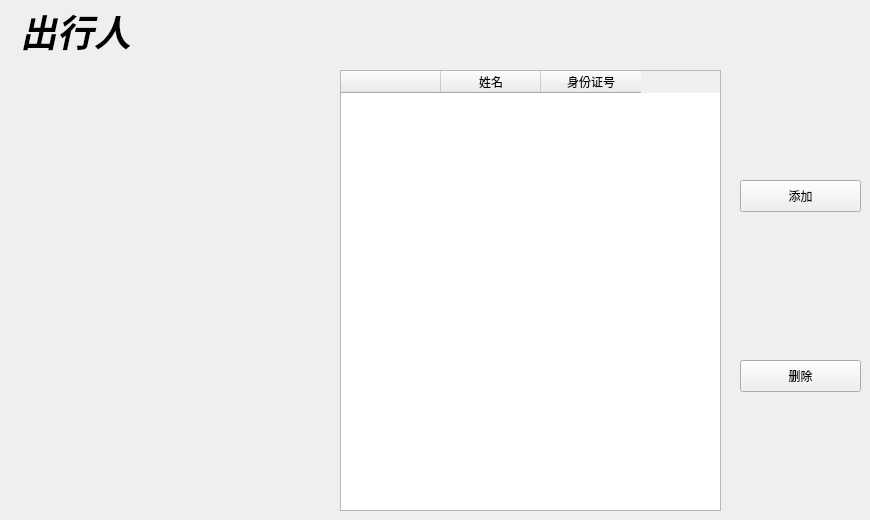
   <widget class="QWidget" name="passenger_page">
    <widget class="QLabel" name="passenger_label">
     <property name="geometry">
      <rect>
       <x>20</x>
       <y>10</y>
       <width>171</width>
       <height>41</height>
      </rect>
     </property>
     <property name="font">
      <font>
       <family>Adobe Arabic</family>
       <pointsize>28</pointsize>
       <weight>75</weight>
       <italic>true</italic>
       <bold>true</bold>
      </font>
     </property>
     <property name="text">
      <string>出行人</string>
     </property>
    </widget>
    <widget class="QTableWidget" name="passenger_tableWidget">
     <property name="geometry">
      <rect>
       <x>340</x>
       <y>70</y>
       <width>381</width>
       <height>441</height>
      </rect>
     </property>
     <property name="styleSheet">
      <string notr="true">QPalette{background:#D7DBE4;}QGroupBox#gboxDevicePanel&gt;QLabel{color:#E7ECF0;}

QWidget#frmMain,QWidget[Form=&quot;true&quot;]{
border:1px solid #738393;
border-radius:0px;
}

.QFrame{
border:1px solid #C2CCD8;
border-radius:5px;
}

QLabel,QLineEdit,QTextEdit,QPlainTextEdit,QSpinBox,QGroupBox,QComboBox,QDateEdit,QTimeEdit,QDateTimeEdit,QSpinBox,QTreeView,QListView,QTableView,QTabWidget::pane{
color:#3D3E42;
}

QWidget#widget_title{
background:qlineargradient(spread:pad,x1:0,y1:0,x2:0,y2:1,stop:0 #667481,stop:1 #566373);
}

QLabel#lab_Ico,QLabel#lab_Title{
border-radius:0px;
color:#E7ECF0;
background-color:rgba(0,0,0,0);
border-style:none;
}

QToolButton::menu-indicator{
image:None;
}

QToolButton,QWidget#widget_frm&gt;QLabel{
border-style:none;
padding:10px;
color:#E7ECF0;
background:qlineargradient(spread:pad,x1:0,y1:0,x2:0,y2:1,stop:0 #667481,stop:1 #566373);
}

QToolButton:hover,QWidget#widget_frm&gt;QLabel:hover{
background:qlineargradient(spread:pad,x1:0,y1:0,x2:0,y2:1,stop:0 #778899,stop:1 #708090);
}

QLabel[labVideo=&quot;true&quot;]{
color:#E7ECF0;
border:1px solid #738393;
background:qlineargradient(spread:pad,x1:0,y1:0,x2:0,y2:1,stop:0 #667481,stop:1 #566373);
}

QLabel[labVideo=&quot;true&quot;]:focus{
border:1px solid #FF0000;
background:qlineargradient(spread:pad,x1:0,y1:0,x2:0,y2:1,stop:0 #778899,stop:1 #708090);
}

QLineEdit,QTextEdit,QPlainTextEdit,QSpinBox{
border:1px solid #C2CCD8;
border-radius:5px;
padding:2px;
background:none;
selection-background-color:#667481;
selection-color:#E7ECF0;
}

QLineEdit[echoMode=&quot;2&quot;]{
lineedit-password-character:9679;
}

.QGroupBox{
border:1px solid #C2CCD8;
border-radius:5px;
}

.QPushButton{
border-style:none;
border:1px solid #C2CCD8;
color:#E7ECF0;
padding:5px;
min-height:20px;
border-radius:5px;
background:qlineargradient(spread:pad,x1:0,y1:0,x2:0,y2:1,stop:0 #667481,stop:1 #566373);
}

.QPushButton:hover{
background:qlineargradient(spread:pad,x1:0,y1:0,x2:0,y2:1,stop:0 #778899,stop:1 #708090);
}

.QPushButton:pressed{
background:qlineargradient(spread:pad,x1:0,y1:0,x2:0,y2:1,stop:0 #667481,stop:1 #566373);
}

.QPushButton:disabled{
color:#838383;
background:#F4F4F4;
}

QPushButton#btnSplitterH{
padding:2px;
min-height:8px;
}

QPushButton#btnMenu,QPushButton#btnMenu_Min,QPushButton#btnMenu_Max,QPushButton#btnMenu_Close,QPushButton#btnSplitterV,QPushButton#btnSplitterH{
border-radius:0px;
color:#E7ECF0;
background-color:rgba(0,0,0,0);
border-style:none;
}

QPushButton#btnMenu:hover,QPushButton#btnMenu_Min:hover,QPushButton#btnMenu_Max:hover,QPushButton#btnSplitterV:hover,QPushButton#btnSplitterH:hover{
background-color:qlineargradient(spread:pad,x1:0,y1:1,x2:0,y2:0,stop:0 rgba(25,134,199,0),stop:1 #778899);
}

QPushButton#btnMenu_Close:hover{
background-color:qlineargradient(spread:pad,x1:0,y1:1,x2:0,y2:0,stop:0 rgba(238,0,0,128),stop:1 rgba(238,44,44,255));
}

QCheckBox{
color:#3D3E42;
spacing:2px;
}

QCheckBox::indicator{
width:20px;
height:20px;
}

QCheckBox::indicator:unchecked{
image:url(:/image/checkbox_unchecked.png);
}

QCheckBox::indicator:checked{
image:url(:/image/checkbox_checked.png);
}

QRadioButton{
color:#3D3E42;
spacing:2px;
}

QRadioButton::indicator{
width:15px;
height:15px;
}

QRadioButton::indicator::unchecked{
image:url(:/image/radio_normal.png);
}

QRadioButton::indicator::checked{
image:url(:/image/radio_selected.png);
}

QSpinBox::up-button,QDateEdit::up-button,QTimeEdit::up-button,QDateTimeEdit::up-button{
image:url(:/image/add_top.png);
}

QSpinBox::down-button,QDateEdit::down-button,QTimeEdit::down-button,QDateTimeEdit::down-button{
image:url(:/image/add_bottom.png);
}

QComboBox,QDateEdit,QTimeEdit,QDateTimeEdit,QSpinBox{
border-radius:3px;
padding:3px 5px 3px 5px;
border:1px solid #C2CCD8;
background:none;
selection-background-color:#667481;
selection-color:#E7ECF0;
}

QComboBox::drop-down,QDateEdit::drop-down,QTimeEdit::drop-down,QDateTimeEdit::drop-down{
subcontrol-origin:padding;
subcontrol-position:top right;
width:15px;
border-left-width:1px;
border-left-style:solid;
border-top-right-radius:3px;
border-bottom-right-radius:3px;
border-left-color:#C2CCD8;
}

QComboBox::down-arrow,QDateEdit::down-arrow,QTimeEdit::down-arrow,QDateTimeEdit::down-arrow{
image:url(:/image/add_bottom.png);
}

QMenu{
color:#E7ECF0;
background-color:#667481;
margin:2px;
}

QMenu::item{
padding:3px 20px 3px 20px;
}

QMenu::indicator{
width:13px;
height:13px;
}

QMenu::item:selected{
color:#E7ECF0;
border:0px solid #738393;
background:qlineargradient(spread:pad,x1:0,y1:0,x2:0,y2:1,stop:0 #667481,stop:1 #566373);
}

QMenu::separator{
height:1px;
background:#738393;
}

QProgressBar{
background:#C2CCD8;
border-radius:5px;
text-align:center;
border:1px solid #C2CCD8;
}

QProgressBar::chunk{
width:5px;
margin:0.5px;
background-color:#667481;
}

QSlider::groove:horizontal,QSlider::add-page:horizontal{
height:8px;
border-radius:3px;
background:#C2CCD8;
}

QSlider::sub-page:horizontal{
height:8px;
border-radius:3px;
background:#708090;
}

QSlider::handle:horizontal{
width:13px;
margin-top:-3px;
margin-bottom:-3px;
border-radius:6px;
background:qradialgradient(spread:pad,cx:0.5,cy:0.5,radius:0.5,fx:0.5,fy:0.5,stop:0.6 #667481,stop:0.8 #778899);
}

QSlider::groove:vertical,QSlider::sub-page:vertical{
width:8px;
border-radius:3px;
background:#C2CCD8;
}

QSlider::add-page:vertical{
width:8px;
border-radius:3px;
background:#708090;
}

QSlider::handle:vertical{
height:13px;
margin-left:-2px;
margin-right:-3px;
border-radius:6px;
background:qradialgradient(spread:pad,cx:0.5,cy:0.5,radius:0.5,fx:0.5,fy:0.5,stop:0.6 #667481,stop:0.8 #778899);
}

QScrollBar:vertical{
width:10px;
background-color:rgba(0,0,0,0%);
padding-top:10px;
padding-bottom:10px;
}

QScrollBar:horizontal{
height:10px;
background-color:rgba(0,0,0,0%);
padding-left:10px;
padding-right:10px;
}

QScrollBar::handle:vertical,QScrollBar::handle:horizontal{
width:10px;
background:#708090;
}

QScrollBar::handle:vertical:hover,QScrollBar::handle:horizontal:hover{
width:10px;
background:#566373;
}

QScrollBar::add-line:vertical{
height:10px;
width:10px;
subcontrol-position:bottom;
subcontrol-origin:margin;
border-image:url(:/image/add_bottom.png);
}

QScrollBar::add-line:horizontal{
height:10px;
width:10px;
subcontrol-position:right;
subcontrol-origin:margin;
border-image:url(:/image/add_right.png);
}

QScrollBar::sub-line:vertical{
height:10px;
width:10px;
subcontrol-position:top;
subcontrol-origin:margin;
border-image:url(:/image/add_top.png);
}

QScrollBar::sub-line:horizontal{
height:10px;
width:10px;
subcontrol-position:left;
subcontrol-origin:margin;
border-image:url(:/image/add_left.png);
}

QScrollBar::add-page:vertical,QScrollBar::sub-page:vertical,QScrollBar::add-page:horizontal,QScrollBar::sub-page:horizontal{
width:10px;
background:#C2CCD8;
}

QScrollArea{
border:0px;
}

QTreeView,QListView,QTableView,QTabWidget::pane{
border:1px solid #C2CCD8;
selection-background-color:#778899;
selection-color:#E7ECF0;
alternate-background-color:#DDE0E7;
}

QTableView::item:selected,QListView::item:selected,QTreeView::item:selected{
color:#E7ECF0;
background:qlineargradient(spread:pad,x1:0,y1:0,x2:0,y2:1,stop:0 #667481,stop:1 #566373);
}

QTableView::item:hover,QListView::item:hover,QTreeView::item:hover{
color:#E7ECF0;
background:qlineargradient(spread:pad,x1:0,y1:0,x2:0,y2:1,stop:0 #778899,stop:1 #708090);
}

QTableView::item,QListView::item,QTreeView::item{
padding:5px;
margin:0px;
}

QHeaderView::section,QTableCornerButton:section{
padding:3px;
margin:0px;
color:#E7ECF0;
border:1px solid #C2CCD8;
background:qlineargradient(spread:pad,x1:0,y1:0,x2:0,y2:1,stop:0 #778899,stop:1 #708090);
}

QTabBar::tab{
border-radius:5px;
border:1px solid #C2CCD8;
color:#E7ECF0;
min-width:55px;
min-height:20px;
padding:3px 8px 3px 8px;
margin:1px;
background:qlineargradient(spread:pad,x1:0,y1:0,x2:0,y2:1,stop:0 #778899,stop:1 #708090);
}

QTabBar::tab:selected,QTabBar::tab:hover{
background:qlineargradient(spread:pad,x1:0,y1:0,x2:0,y2:1,stop:0 #667481,stop:1 #566373);
}

QStatusBar::item{
border:0px solid #667481;
border-radius:3px;
}

QToolBox::tab,QToolTip,QGroupBox#gboxDevicePanel{
padding:3px;
border-radius: 5px;
color:#E7ECF0;
background:qlineargradient(spread:pad,x1:0,y1:0,x2:0,y2:1,stop:0 #667481,stop:1 #566373);
}

QToolBox::tab:selected{
background:qlineargradient(spread:pad,x1:0,y1:0,x2:0,y2:1,stop:0 #778899,stop:1 #708090);
}

border-radius:0px</string>
     </property>
     <property name="editTriggers">
      <set>QAbstractItemView::NoEditTriggers</set>
     </property>
     <column>
      <property name="text">
       <string/>
      </property>
     </column>
     <column>
      <property name="text">
       <string>姓名</string>
      </property>
     </column>
     <column>
      <property name="text">
       <string>身份证号</string>
      </property>
     </column>
    </widget>
    <widget class="QPushButton" name="add_passenger_pushButton">
     <property name="geometry">
      <rect>
       <x>740</x>
       <y>180</y>
       <width>121</width>
       <height>32</height>
      </rect>
     </property>
     <property name="styleSheet">
      <string notr="true">QPalette{background:#D7DBE4;}QGroupBox#gboxDevicePanel&gt;QLabel{color:#E7ECF0;}

QWidget#frmMain,QWidget[Form=&quot;true&quot;]{
border:1px solid #738393;
border-radius:0px;
}

.QFrame{
border:1px solid #C2CCD8;
border-radius:5px;
}

QLabel,QLineEdit,QTextEdit,QPlainTextEdit,QSpinBox,QGroupBox,QComboBox,QDateEdit,QTimeEdit,QDateTimeEdit,QSpinBox,QTreeView,QListView,QTableView,QTabWidget::pane{
color:#3D3E42;
}

QWidget#widget_title{
background:qlineargradient(spread:pad,x1:0,y1:0,x2:0,y2:1,stop:0 #667481,stop:1 #566373);
}

QLabel#lab_Ico,QLabel#lab_Title{
border-radius:0px;
color:#E7ECF0;
background-color:rgba(0,0,0,0);
border-style:none;
}

QToolButton::menu-indicator{
image:None;
}

QToolButton,QWidget#widget_frm&gt;QLabel{
border-style:none;
padding:10px;
color:#E7ECF0;
background:qlineargradient(spread:pad,x1:0,y1:0,x2:0,y2:1,stop:0 #667481,stop:1 #566373);
}

QToolButton:hover,QWidget#widget_frm&gt;QLabel:hover{
background:qlineargradient(spread:pad,x1:0,y1:0,x2:0,y2:1,stop:0 #778899,stop:1 #708090);
}

QLabel[labVideo=&quot;true&quot;]{
color:#E7ECF0;
border:1px solid #738393;
background:qlineargradient(spread:pad,x1:0,y1:0,x2:0,y2:1,stop:0 #667481,stop:1 #566373);
}

QLabel[labVideo=&quot;true&quot;]:focus{
border:1px solid #FF0000;
background:qlineargradient(spread:pad,x1:0,y1:0,x2:0,y2:1,stop:0 #778899,stop:1 #708090);
}

QLineEdit,QTextEdit,QPlainTextEdit,QSpinBox{
border:1px solid #C2CCD8;
border-radius:5px;
padding:2px;
background:none;
selection-background-color:#667481;
selection-color:#E7ECF0;
}

QLineEdit[echoMode=&quot;2&quot;]{
lineedit-password-character:9679;
}

.QGroupBox{
border:1px solid #C2CCD8;
border-radius:5px;
}

.QPushButton{
border-style:none;
border:1px solid #C2CCD8;
color:#E7ECF0;
padding:5px;
min-height:20px;
border-radius:5px;
background:qlineargradient(spread:pad,x1:0,y1:0,x2:0,y2:1,stop:0 #667481,stop:1 #566373);
}

.QPushButton:hover{
background:qlineargradient(spread:pad,x1:0,y1:0,x2:0,y2:1,stop:0 #778899,stop:1 #708090);
}

.QPushButton:pressed{
background:qlineargradient(spread:pad,x1:0,y1:0,x2:0,y2:1,stop:0 #667481,stop:1 #566373);
}

.QPushButton:disabled{
color:#838383;
background:#F4F4F4;
}

QPushButton#btnSplitterH{
padding:2px;
min-height:8px;
}

QPushButton#btnMenu,QPushButton#btnMenu_Min,QPushButton#btnMenu_Max,QPushButton#btnMenu_Close,QPushButton#btnSplitterV,QPushButton#btnSplitterH{
border-radius:0px;
color:#E7ECF0;
background-color:rgba(0,0,0,0);
border-style:none;
}

QPushButton#btnMenu:hover,QPushButton#btnMenu_Min:hover,QPushButton#btnMenu_Max:hover,QPushButton#btnSplitterV:hover,QPushButton#btnSplitterH:hover{
background-color:qlineargradient(spread:pad,x1:0,y1:1,x2:0,y2:0,stop:0 rgba(25,134,199,0),stop:1 #778899);
}

QPushButton#btnMenu_Close:hover{
background-color:qlineargradient(spread:pad,x1:0,y1:1,x2:0,y2:0,stop:0 rgba(238,0,0,128),stop:1 rgba(238,44,44,255));
}

QCheckBox{
color:#3D3E42;
spacing:2px;
}

QCheckBox::indicator{
width:20px;
height:20px;
}

QCheckBox::indicator:unchecked{
image:url(:/image/checkbox_unchecked.png);
}

QCheckBox::indicator:checked{
image:url(:/image/checkbox_checked.png);
}

QRadioButton{
color:#3D3E42;
spacing:2px;
}

QRadioButton::indicator{
width:15px;
height:15px;
}

QRadioButton::indicator::unchecked{
image:url(:/image/radio_normal.png);
}

QRadioButton::indicator::checked{
image:url(:/image/radio_selected.png);
}

QSpinBox::up-button,QDateEdit::up-button,QTimeEdit::up-button,QDateTimeEdit::up-button{
image:url(:/image/add_top.png);
}

QSpinBox::down-button,QDateEdit::down-button,QTimeEdit::down-button,QDateTimeEdit::down-button{
image:url(:/image/add_bottom.png);
}

QComboBox,QDateEdit,QTimeEdit,QDateTimeEdit,QSpinBox{
border-radius:3px;
padding:3px 5px 3px 5px;
border:1px solid #C2CCD8;
background:none;
selection-background-color:#667481;
selection-color:#E7ECF0;
}

QComboBox::drop-down,QDateEdit::drop-down,QTimeEdit::drop-down,QDateTimeEdit::drop-down{
subcontrol-origin:padding;
subcontrol-position:top right;
width:15px;
border-left-width:1px;
border-left-style:solid;
border-top-right-radius:3px;
border-bottom-right-radius:3px;
border-left-color:#C2CCD8;
}

QComboBox::down-arrow,QDateEdit::down-arrow,QTimeEdit::down-arrow,QDateTimeEdit::down-arrow{
image:url(:/image/add_bottom.png);
}

QMenu{
color:#E7ECF0;
background-color:#667481;
margin:2px;
}

QMenu::item{
padding:3px 20px 3px 20px;
}

QMenu::indicator{
width:13px;
height:13px;
}

QMenu::item:selected{
color:#E7ECF0;
border:0px solid #738393;
background:qlineargradient(spread:pad,x1:0,y1:0,x2:0,y2:1,stop:0 #667481,stop:1 #566373);
}

QMenu::separator{
height:1px;
background:#738393;
}

QProgressBar{
background:#C2CCD8;
border-radius:5px;
text-align:center;
border:1px solid #C2CCD8;
}

QProgressBar::chunk{
width:5px;
margin:0.5px;
background-color:#667481;
}

QSlider::groove:horizontal,QSlider::add-page:horizontal{
height:8px;
border-radius:3px;
background:#C2CCD8;
}

QSlider::sub-page:horizontal{
height:8px;
border-radius:3px;
background:#708090;
}

QSlider::handle:horizontal{
width:13px;
margin-top:-3px;
margin-bottom:-3px;
border-radius:6px;
background:qradialgradient(spread:pad,cx:0.5,cy:0.5,radius:0.5,fx:0.5,fy:0.5,stop:0.6 #667481,stop:0.8 #778899);
}

QSlider::groove:vertical,QSlider::sub-page:vertical{
width:8px;
border-radius:3px;
background:#C2CCD8;
}

QSlider::add-page:vertical{
width:8px;
border-radius:3px;
background:#708090;
}

QSlider::handle:vertical{
height:13px;
margin-left:-2px;
margin-right:-3px;
border-radius:6px;
background:qradialgradient(spread:pad,cx:0.5,cy:0.5,radius:0.5,fx:0.5,fy:0.5,stop:0.6 #667481,stop:0.8 #778899);
}

QScrollBar:vertical{
width:10px;
background-color:rgba(0,0,0,0%);
padding-top:10px;
padding-bottom:10px;
}

QScrollBar:horizontal{
height:10px;
background-color:rgba(0,0,0,0%);
padding-left:10px;
padding-right:10px;
}

QScrollBar::handle:vertical,QScrollBar::handle:horizontal{
width:10px;
background:#708090;
}

QScrollBar::handle:vertical:hover,QScrollBar::handle:horizontal:hover{
width:10px;
background:#566373;
}

QScrollBar::add-line:vertical{
height:10px;
width:10px;
subcontrol-position:bottom;
subcontrol-origin:margin;
border-image:url(:/image/add_bottom.png);
}

QScrollBar::add-line:horizontal{
height:10px;
width:10px;
subcontrol-position:right;
subcontrol-origin:margin;
border-image:url(:/image/add_right.png);
}

QScrollBar::sub-line:vertical{
height:10px;
width:10px;
subcontrol-position:top;
subcontrol-origin:margin;
border-image:url(:/image/add_top.png);
}

QScrollBar::sub-line:horizontal{
height:10px;
width:10px;
subcontrol-position:left;
subcontrol-origin:margin;
border-image:url(:/image/add_left.png);
}

QScrollBar::add-page:vertical,QScrollBar::sub-page:vertical,QScrollBar::add-page:horizontal,QScrollBar::sub-page:horizontal{
width:10px;
background:#C2CCD8;
}

QScrollArea{
border:0px;
}

QTreeView,QListView,QTableView,QTabWidget::pane{
border:1px solid #C2CCD8;
selection-background-color:#778899;
selection-color:#E7ECF0;
alternate-background-color:#DDE0E7;
}

QTableView::item:selected,QListView::item:selected,QTreeView::item:selected{
color:#E7ECF0;
background:qlineargradient(spread:pad,x1:0,y1:0,x2:0,y2:1,stop:0 #667481,stop:1 #566373);
}

QTableView::item:hover,QListView::item:hover,QTreeView::item:hover{
color:#E7ECF0;
background:qlineargradient(spread:pad,x1:0,y1:0,x2:0,y2:1,stop:0 #778899,stop:1 #708090);
}

QTableView::item,QListView::item,QTreeView::item{
padding:5px;
margin:0px;
}

QHeaderView::section,QTableCornerButton:section{
padding:3px;
margin:0px;
color:#E7ECF0;
border:1px solid #C2CCD8;
background:qlineargradient(spread:pad,x1:0,y1:0,x2:0,y2:1,stop:0 #778899,stop:1 #708090);
}

QTabBar::tab{
border-radius:5px;
border:1px solid #C2CCD8;
color:#E7ECF0;
min-width:55px;
min-height:20px;
padding:3px 8px 3px 8px;
margin:1px;
background:qlineargradient(spread:pad,x1:0,y1:0,x2:0,y2:1,stop:0 #778899,stop:1 #708090);
}

QTabBar::tab:selected,QTabBar::tab:hover{
background:qlineargradient(spread:pad,x1:0,y1:0,x2:0,y2:1,stop:0 #667481,stop:1 #566373);
}

QStatusBar::item{
border:0px solid #667481;
border-radius:3px;
}

QToolBox::tab,QToolTip,QGroupBox#gboxDevicePanel{
padding:3px;
border-radius: 5px;
color:#E7ECF0;
background:qlineargradient(spread:pad,x1:0,y1:0,x2:0,y2:1,stop:0 #667481,stop:1 #566373);
}

QToolBox::tab:selected{
background:qlineargradient(spread:pad,x1:0,y1:0,x2:0,y2:1,stop:0 #778899,stop:1 #708090);
}
</string>
     </property>
     <property name="text">
      <string>添加</string>
     </property>
    </widget>
    <widget class="QPushButton" name="add_passenger_pushButton_2">
     <property name="geometry">
      <rect>
       <x>740</x>
       <y>360</y>
       <width>121</width>
       <height>32</height>
      </rect>
     </property>
     <property name="styleSheet">
      <string notr="true">QPalette{background:#D7DBE4;}QGroupBox#gboxDevicePanel&gt;QLabel{color:#E7ECF0;}

QWidget#frmMain,QWidget[Form=&quot;true&quot;]{
border:1px solid #738393;
border-radius:0px;
}

.QFrame{
border:1px solid #C2CCD8;
border-radius:5px;
}

QLabel,QLineEdit,QTextEdit,QPlainTextEdit,QSpinBox,QGroupBox,QComboBox,QDateEdit,QTimeEdit,QDateTimeEdit,QSpinBox,QTreeView,QListView,QTableView,QTabWidget::pane{
color:#3D3E42;
}

QWidget#widget_title{
background:qlineargradient(spread:pad,x1:0,y1:0,x2:0,y2:1,stop:0 #667481,stop:1 #566373);
}

QLabel#lab_Ico,QLabel#lab_Title{
border-radius:0px;
color:#E7ECF0;
background-color:rgba(0,0,0,0);
border-style:none;
}

QToolButton::menu-indicator{
image:None;
}

QToolButton,QWidget#widget_frm&gt;QLabel{
border-style:none;
padding:10px;
color:#E7ECF0;
background:qlineargradient(spread:pad,x1:0,y1:0,x2:0,y2:1,stop:0 #667481,stop:1 #566373);
}

QToolButton:hover,QWidget#widget_frm&gt;QLabel:hover{
background:qlineargradient(spread:pad,x1:0,y1:0,x2:0,y2:1,stop:0 #778899,stop:1 #708090);
}

QLabel[labVideo=&quot;true&quot;]{
color:#E7ECF0;
border:1px solid #738393;
background:qlineargradient(spread:pad,x1:0,y1:0,x2:0,y2:1,stop:0 #667481,stop:1 #566373);
}

QLabel[labVideo=&quot;true&quot;]:focus{
border:1px solid #FF0000;
background:qlineargradient(spread:pad,x1:0,y1:0,x2:0,y2:1,stop:0 #778899,stop:1 #708090);
}

QLineEdit,QTextEdit,QPlainTextEdit,QSpinBox{
border:1px solid #C2CCD8;
border-radius:5px;
padding:2px;
background:none;
selection-background-color:#667481;
selection-color:#E7ECF0;
}

QLineEdit[echoMode=&quot;2&quot;]{
lineedit-password-character:9679;
}

.QGroupBox{
border:1px solid #C2CCD8;
border-radius:5px;
}

.QPushButton{
border-style:none;
border:1px solid #C2CCD8;
color:#E7ECF0;
padding:5px;
min-height:20px;
border-radius:5px;
background:qlineargradient(spread:pad,x1:0,y1:0,x2:0,y2:1,stop:0 #667481,stop:1 #566373);
}

.QPushButton:hover{
background:qlineargradient(spread:pad,x1:0,y1:0,x2:0,y2:1,stop:0 #778899,stop:1 #708090);
}

.QPushButton:pressed{
background:qlineargradient(spread:pad,x1:0,y1:0,x2:0,y2:1,stop:0 #667481,stop:1 #566373);
}

.QPushButton:disabled{
color:#838383;
background:#F4F4F4;
}

QPushButton#btnSplitterH{
padding:2px;
min-height:8px;
}

QPushButton#btnMenu,QPushButton#btnMenu_Min,QPushButton#btnMenu_Max,QPushButton#btnMenu_Close,QPushButton#btnSplitterV,QPushButton#btnSplitterH{
border-radius:0px;
color:#E7ECF0;
background-color:rgba(0,0,0,0);
border-style:none;
}

QPushButton#btnMenu:hover,QPushButton#btnMenu_Min:hover,QPushButton#btnMenu_Max:hover,QPushButton#btnSplitterV:hover,QPushButton#btnSplitterH:hover{
background-color:qlineargradient(spread:pad,x1:0,y1:1,x2:0,y2:0,stop:0 rgba(25,134,199,0),stop:1 #778899);
}

QPushButton#btnMenu_Close:hover{
background-color:qlineargradient(spread:pad,x1:0,y1:1,x2:0,y2:0,stop:0 rgba(238,0,0,128),stop:1 rgba(238,44,44,255));
}

QCheckBox{
color:#3D3E42;
spacing:2px;
}

QCheckBox::indicator{
width:20px;
height:20px;
}

QCheckBox::indicator:unchecked{
image:url(:/image/checkbox_unchecked.png);
}

QCheckBox::indicator:checked{
image:url(:/image/checkbox_checked.png);
}

QRadioButton{
color:#3D3E42;
spacing:2px;
}

QRadioButton::indicator{
width:15px;
height:15px;
}

QRadioButton::indicator::unchecked{
image:url(:/image/radio_normal.png);
}

QRadioButton::indicator::checked{
image:url(:/image/radio_selected.png);
}

QSpinBox::up-button,QDateEdit::up-button,QTimeEdit::up-button,QDateTimeEdit::up-button{
image:url(:/image/add_top.png);
}

QSpinBox::down-button,QDateEdit::down-button,QTimeEdit::down-button,QDateTimeEdit::down-button{
image:url(:/image/add_bottom.png);
}

QComboBox,QDateEdit,QTimeEdit,QDateTimeEdit,QSpinBox{
border-radius:3px;
padding:3px 5px 3px 5px;
border:1px solid #C2CCD8;
background:none;
selection-background-color:#667481;
selection-color:#E7ECF0;
}

QComboBox::drop-down,QDateEdit::drop-down,QTimeEdit::drop-down,QDateTimeEdit::drop-down{
subcontrol-origin:padding;
subcontrol-position:top right;
width:15px;
border-left-width:1px;
border-left-style:solid;
border-top-right-radius:3px;
border-bottom-right-radius:3px;
border-left-color:#C2CCD8;
}

QComboBox::down-arrow,QDateEdit::down-arrow,QTimeEdit::down-arrow,QDateTimeEdit::down-arrow{
image:url(:/image/add_bottom.png);
}

QMenu{
color:#E7ECF0;
background-color:#667481;
margin:2px;
}

QMenu::item{
padding:3px 20px 3px 20px;
}

QMenu::indicator{
width:13px;
height:13px;
}

QMenu::item:selected{
color:#E7ECF0;
border:0px solid #738393;
background:qlineargradient(spread:pad,x1:0,y1:0,x2:0,y2:1,stop:0 #667481,stop:1 #566373);
}

QMenu::separator{
height:1px;
background:#738393;
}

QProgressBar{
background:#C2CCD8;
border-radius:5px;
text-align:center;
border:1px solid #C2CCD8;
}

QProgressBar::chunk{
width:5px;
margin:0.5px;
background-color:#667481;
}

QSlider::groove:horizontal,QSlider::add-page:horizontal{
height:8px;
border-radius:3px;
background:#C2CCD8;
}

QSlider::sub-page:horizontal{
height:8px;
border-radius:3px;
background:#708090;
}

QSlider::handle:horizontal{
width:13px;
margin-top:-3px;
margin-bottom:-3px;
border-radius:6px;
background:qradialgradient(spread:pad,cx:0.5,cy:0.5,radius:0.5,fx:0.5,fy:0.5,stop:0.6 #667481,stop:0.8 #778899);
}

QSlider::groove:vertical,QSlider::sub-page:vertical{
width:8px;
border-radius:3px;
background:#C2CCD8;
}

QSlider::add-page:vertical{
width:8px;
border-radius:3px;
background:#708090;
}

QSlider::handle:vertical{
height:13px;
margin-left:-2px;
margin-right:-3px;
border-radius:6px;
background:qradialgradient(spread:pad,cx:0.5,cy:0.5,radius:0.5,fx:0.5,fy:0.5,stop:0.6 #667481,stop:0.8 #778899);
}

QScrollBar:vertical{
width:10px;
background-color:rgba(0,0,0,0%);
padding-top:10px;
padding-bottom:10px;
}

QScrollBar:horizontal{
height:10px;
background-color:rgba(0,0,0,0%);
padding-left:10px;
padding-right:10px;
}

QScrollBar::handle:vertical,QScrollBar::handle:horizontal{
width:10px;
background:#708090;
}

QScrollBar::handle:vertical:hover,QScrollBar::handle:horizontal:hover{
width:10px;
background:#566373;
}

QScrollBar::add-line:vertical{
height:10px;
width:10px;
subcontrol-position:bottom;
subcontrol-origin:margin;
border-image:url(:/image/add_bottom.png);
}

QScrollBar::add-line:horizontal{
height:10px;
width:10px;
subcontrol-position:right;
subcontrol-origin:margin;
border-image:url(:/image/add_right.png);
}

QScrollBar::sub-line:vertical{
height:10px;
width:10px;
subcontrol-position:top;
subcontrol-origin:margin;
border-image:url(:/image/add_top.png);
}

QScrollBar::sub-line:horizontal{
height:10px;
width:10px;
subcontrol-position:left;
subcontrol-origin:margin;
border-image:url(:/image/add_left.png);
}

QScrollBar::add-page:vertical,QScrollBar::sub-page:vertical,QScrollBar::add-page:horizontal,QScrollBar::sub-page:horizontal{
width:10px;
background:#C2CCD8;
}

QScrollArea{
border:0px;
}

QTreeView,QListView,QTableView,QTabWidget::pane{
border:1px solid #C2CCD8;
selection-background-color:#778899;
selection-color:#E7ECF0;
alternate-background-color:#DDE0E7;
}

QTableView::item:selected,QListView::item:selected,QTreeView::item:selected{
color:#E7ECF0;
background:qlineargradient(spread:pad,x1:0,y1:0,x2:0,y2:1,stop:0 #667481,stop:1 #566373);
}

QTableView::item:hover,QListView::item:hover,QTreeView::item:hover{
color:#E7ECF0;
background:qlineargradient(spread:pad,x1:0,y1:0,x2:0,y2:1,stop:0 #778899,stop:1 #708090);
}

QTableView::item,QListView::item,QTreeView::item{
padding:5px;
margin:0px;
}

QHeaderView::section,QTableCornerButton:section{
padding:3px;
margin:0px;
color:#E7ECF0;
border:1px solid #C2CCD8;
background:qlineargradient(spread:pad,x1:0,y1:0,x2:0,y2:1,stop:0 #778899,stop:1 #708090);
}

QTabBar::tab{
border-radius:5px;
border:1px solid #C2CCD8;
color:#E7ECF0;
min-width:55px;
min-height:20px;
padding:3px 8px 3px 8px;
margin:1px;
background:qlineargradient(spread:pad,x1:0,y1:0,x2:0,y2:1,stop:0 #778899,stop:1 #708090);
}

QTabBar::tab:selected,QTabBar::tab:hover{
background:qlineargradient(spread:pad,x1:0,y1:0,x2:0,y2:1,stop:0 #667481,stop:1 #566373);
}

QStatusBar::item{
border:0px solid #667481;
border-radius:3px;
}

QToolBox::tab,QToolTip,QGroupBox#gboxDevicePanel{
padding:3px;
border-radius: 5px;
color:#E7ECF0;
background:qlineargradient(spread:pad,x1:0,y1:0,x2:0,y2:1,stop:0 #667481,stop:1 #566373);
}

QToolBox::tab:selected{
background:qlineargradient(spread:pad,x1:0,y1:0,x2:0,y2:1,stop:0 #778899,stop:1 #708090);
}
</string>
     </property>
     <property name="text">
      <string>删除</string>
     </property>
    </widget>
   </widget>
